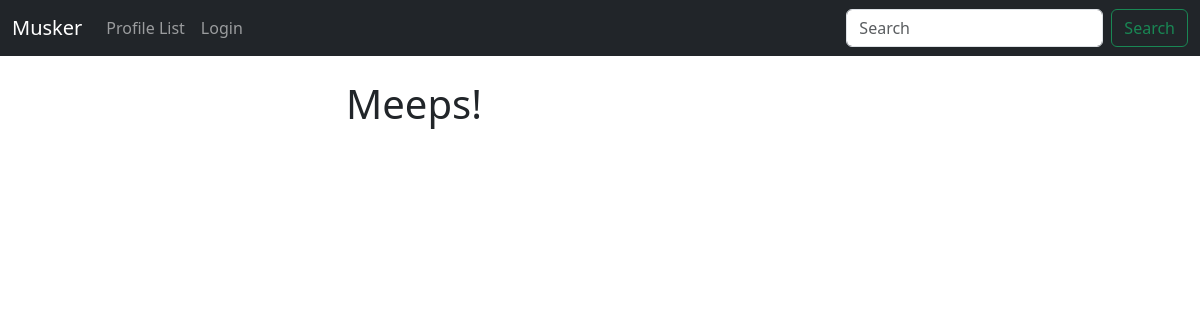
/, run on an earlier commit of the app's database.
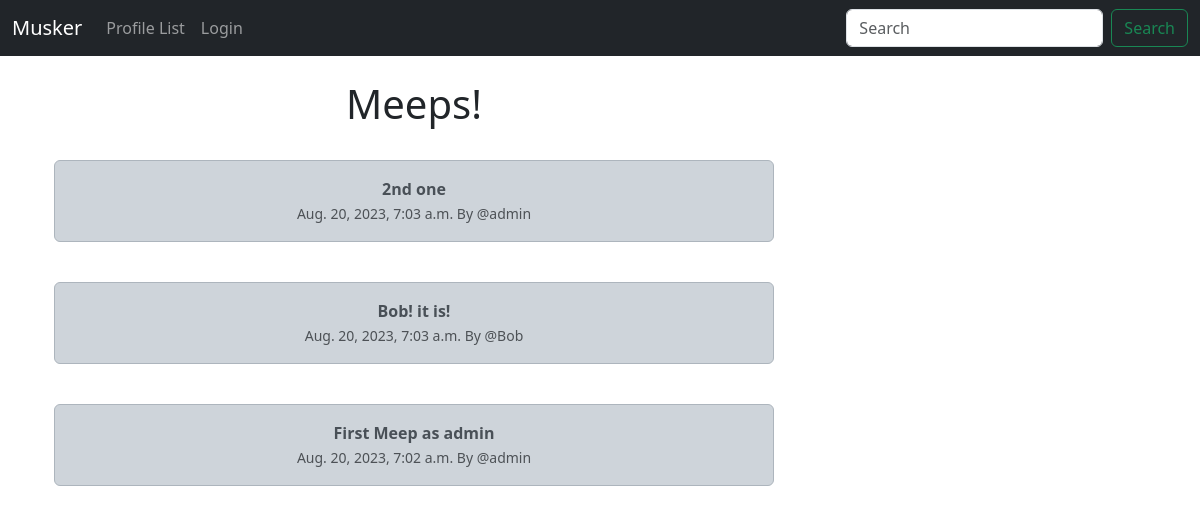
And on a later commit of the database.
### musker/models.py (models this page shows, shortened)
class Meep(models.Model):
    user = models.ForeignKey(
        User, related_name="meeps", on_delete=models.DO_NOTHING
    )
    body = models.CharField(max_length=250)
    created_at = models.DateTimeField(auto_now_add=True)

### musker/views.py (the view)
# urls.py: path('', views.home, name='home'),
def home(request):
    if request.user.is_authenticated:
        form = MeepForm(request.POST or None)
        if request.method == "POST":
            if form.is_valid():
                meep = form.save(commit=False) # dont save yet
                meep.user = request.user # save for specific user only
                meep.save() # save finally
                messages.success(request, ("Your Meep has been Posted!"))
                return redirect('home')
        meeps = Meep.objects.all().order_by("-created_at")
        return render(request, 'home.html', {"meeps":meeps, "form":form})
    else:
        meeps = Meep.objects.all().order_by("-created_at")
        return render(request, 'home.html', {"meeps":meeps})

### musker/templates/home.html (shortened to what this page needs)
{% extends 'base.html' %}
{% block content %}
<div class="container text-center">
    <div class="row">
        <div class="col-8">
            <h1>Meeps!</h1>
            <br>
            {% for meep in meeps %}
                <div class="alert alert-dark" role="alert">
                    <b>{{ meep.body }}</b><br>
                    <small class="text-muted">
                        {{ meep.created_at }} By
                        @{{ meep.user.username }}
                    </small>
                </div><br>
            {% endfor %}
        </div>
        <div class="col-4">
            <br><br><br>
        </div>
    </div>
</div>
{% endblock content %}

What changed in the data, as far as the page shows it:
added Meep: body "2nd one", created_at "Aug. 20, 2023, 7:03 a.m.", user.username "admin"
added Meep: body "Bob! it is!", created_at "Aug. 20, 2023, 7:03 a.m.", user.username "Bob"
added Meep: body "First Meep as admin", created_at "Aug. 20, 2023, 7:02 a.m.", user.username "admin"
